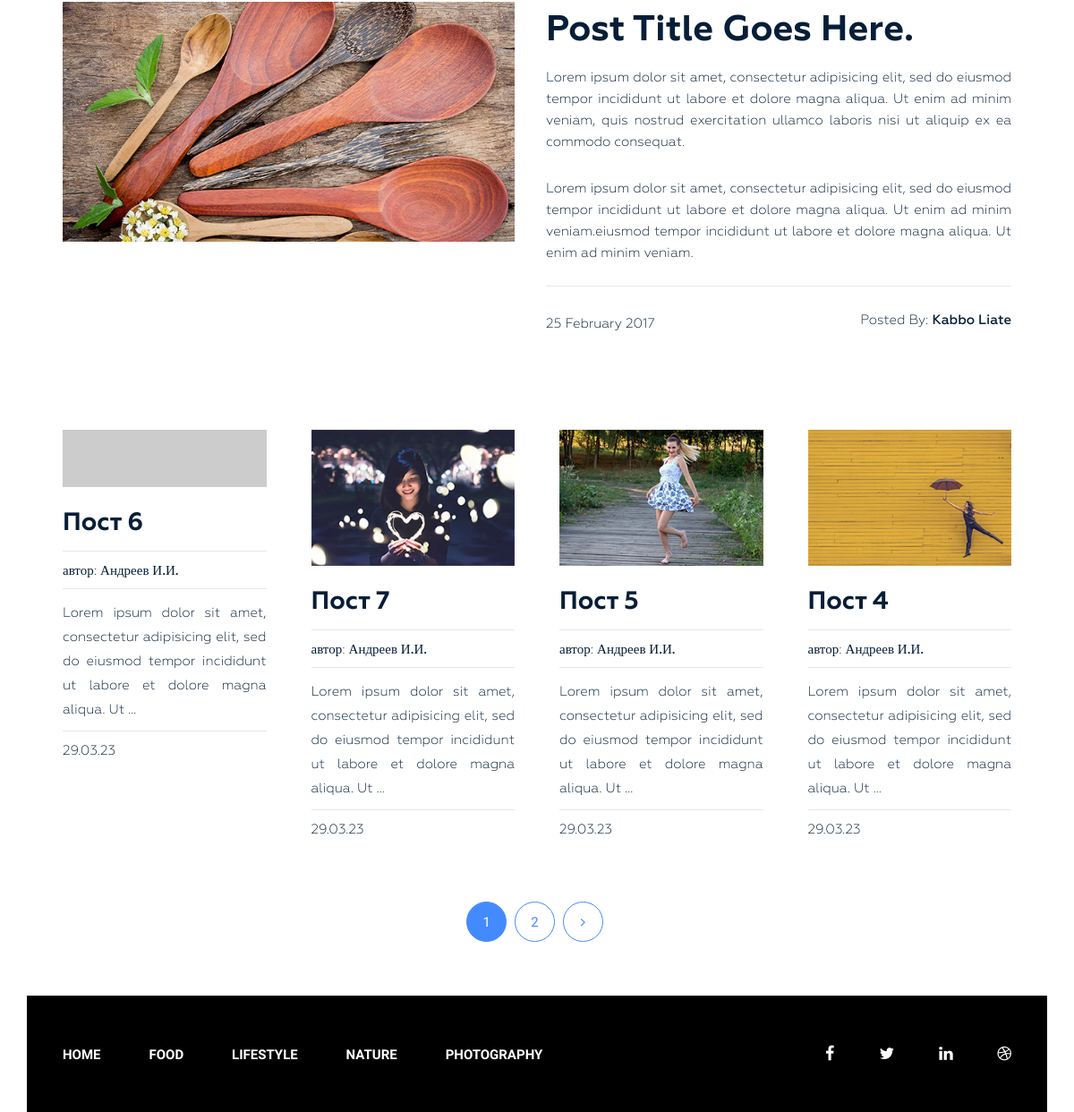
The app's page / (lower part), older data.
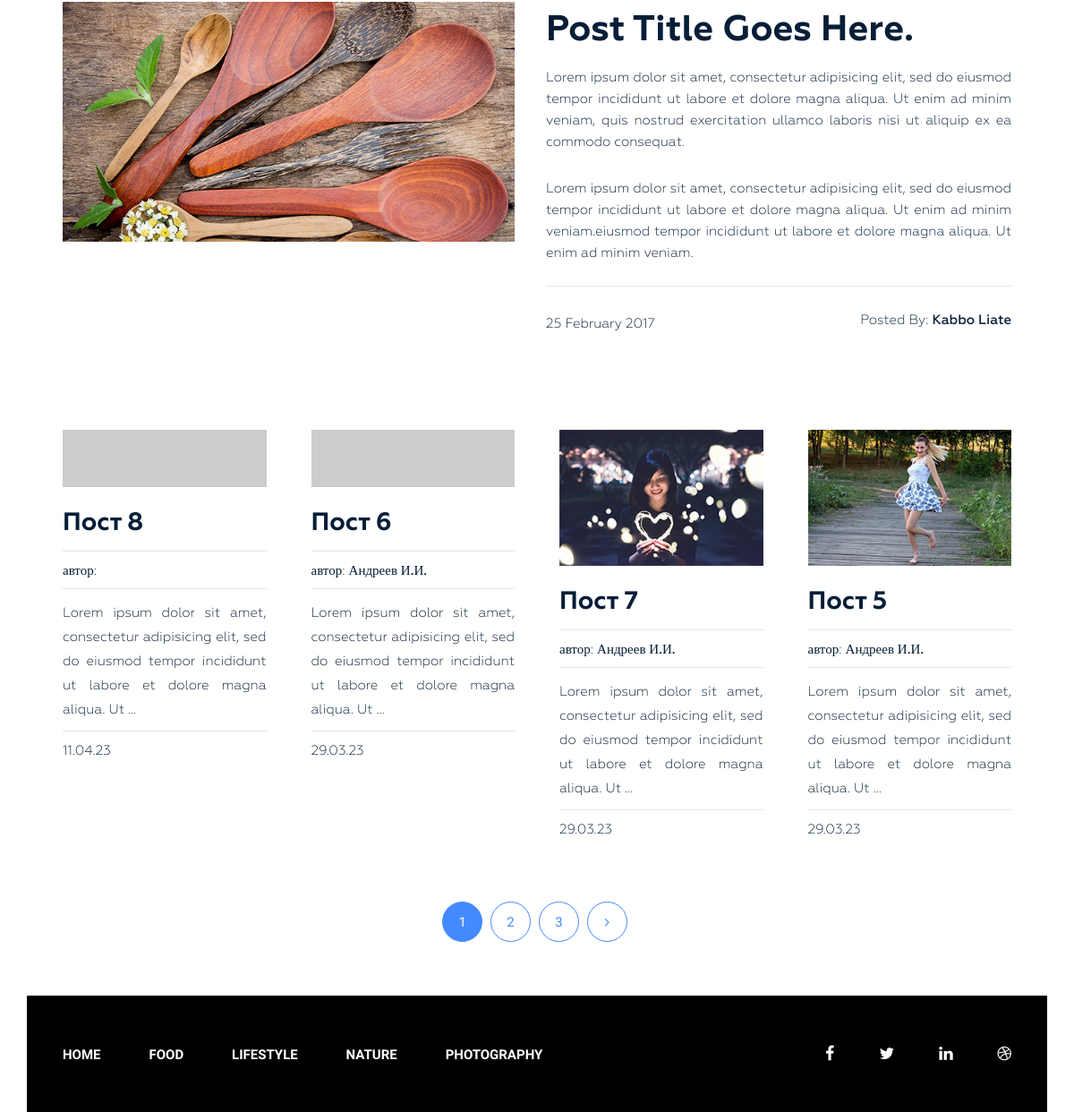
The same page, newer data.
### blog/models.py (models this page shows, shortened)
class Post(models.Model):
    title = models.CharField(max_length=250, verbose_name='Заголовок')
    slug = models.SlugField(max_length=250, verbose_name='url', unique=True)
    author = models.CharField(max_length=100, verbose_name='Автор')
    content = models.TextField(blank=True, verbose_name='Контент')
    created_at = models.DateTimeField(auto_now_add=True, verbose_name='Опубликовано')
    photo = models.ImageField(upload_to='photo/%Y/%m/%d/', blank=True, verbose_name='Фото')
    views = models.IntegerField(default=0, verbose_name='Просмотров')
    category = models.ForeignKey(Category, on_delete=models.PROTECT, related_name='posts', verbose_name='Категория')
    tags = models.ManyToManyField(Tag, blank=True, related_name='posts', verbose_name='Теги')
    def get_absolute_url(self):
        return reverse('post', kwargs={'slug':self.slug})
    class Meta:
        verbose_name = 'Статья'
        verbose_name_plural = 'Статьи'
        ordering = ['-created_at']

class Category(models.Model):
    title = models.CharField(max_length=250)
    slug = models.SlugField(max_length=250, verbose_name='url', unique=True)
    def get_absolute_url(self):
        return reverse('category', kwargs={'slug':self.slug})
    class Meta:
        verbose_name = 'Категория'
        verbose_name_plural = 'Категории'
        ordering = ['title']

### blog/views.py (the view)
# urls.py: path('', Home.as_view(), name='home'),
class Home(ListView):
    model = Post
    template_name = 'blog/index.html'
    context_object_name = 'posts'
    paginate_by = 4
    def get_context_data(self, *, object_list=None, **kwargs):
        context = super().get_context_data(**kwargs)
        context['title'] = 'Classic Blog Design'
        return context

### blog/templatetags/menu.py (called while the page is built)
@register.inclusion_tag('blog/menu_tpl.html')
def show_menu(menu_class='menu'):
    categories = Category.objects.all()
    return {'categories': categories, 'menu_class': menu_class}

### blog/templates/blog/index.html (shortened to what this page needs)
{% extends 'base.html' %}
{% load static %}
{% block content %}
<section class="blog-post-area">
    <div class="container">
        <div class="row">
            <div class="blog-post-area-style">
                <div class="col-md-12">
                    <div class="single-post-big">
                        <div class="big-image">
                            <img src="{% static 'img/post-image1.jpg' %}" alt="">
                        </div>
                        <div class="big-text">
                            <h3><a href="#">Post Title Goes Here.</a></h3>
                            <p>Lorem ipsum dolor sit amet, consectetur adipisicing elit, sed do eiusmod tempor
                                incididunt ut labore et dolore magna aliqua. Ut enim ad minim veniam, quis nostrud
                                exercitation ullamco laboris nisi ut aliquip ex ea commodo consequat.</p>
                            <p>Lorem ipsum dolor sit amet, consectetur adipisicing elit, sed do eiusmod tempor
                                incididunt ut labore et dolore magna aliqua. Ut enim ad minim veniam.eiusmod tempor
                                incididunt ut labore et dolore magna aliqua. Ut enim ad minim veniam.</p>
                            <h4><span class="date">25 February 2017</span><span class="author">Posted By: <span
                                    class="author-name">Kabbo Liate</span></span>
                            </h4>
                        </div>
                    </div>
                </div>
                {% for post in posts %}
                <div class="col-md-3">
                    <div class="single-post">
                        <a href="{{ post.get_absolute_url }}">
                            {% if post.photo %}
                            <img src="{{ post.photo.url }}" alt="{{ post.title }}">
                            {% else %}
                            <img src="https://picsum.photos/id/1060/300/201?blur=2" alt="{{ post.title }}">
                            {% endif %}
                        </a>
                        <h3><a href="{{ post.get_absolute_url }}">{{ post.title }}</a></h3>
                        <h4><span>автор: <span class="author-name">{{ post.author }}</span></span>
                        </h4>
                        {{ post.content|truncatewords_html:20|safe }}
                        <h4><span>{{ post.created_at|date:"d.m.y" }}</span></h4>
                    </div>
                </div>
                {% endfor %}
            </div>
        </div>
    </div>
    {% if page_obj.has_other_pages %}
    <div class="pegination">
        <div class="nav-links">
            {% for p in page_obj.paginator.page_range %}
            {% if page_obj.number == p %}
            <span class="page-numbers current">{{p}}</span>
            {% elif p > page_obj.number|add:-3 and p < page_obj.number|add:3 %}
            <a class="page-numbers" href="?page={{p}}">{{p}}</a>
            {% endif %}
            {% endfor %}
            {% if page_obj.has_next %}
            <a class="page-numbers" href="?page={{ page_obj.next_page_number }}"><i class="fa fa-angle-right"
                                                                                    aria-hidden="true"></i></a>
            {% endif %}
        </div>
    </div>
    {% endif %}
</section>
{% endblock %}

### blog/templates/blog/menu_tpl.html
<div class="{{ menu_class }}">
    <ul>
        <li class="active"><a href="{% url 'home' %}">Home</a></li>
        {% for item in categories %}
        <li><a href="{{ item.get_absolute_url }}">{{ item.title }}</a></li>
        {% endfor %}
    </ul>
</div>

Row changes from the older to the newer data that the page shows:
no longer on this page (row unchanged): Post: photo (picture), title "Пост 4", author "Андреев И.И.", content "Lorem ipsum dolor sit amet, consectetur adipisicing elit, sed do eiusmod tempor incididunt ut labore et dolore magna aliqua. Ut …", created_at "29.03.23"
added Post: title "Пост 8", content "Lorem ipsum dolor sit amet, consectetur adipisicing elit, sed do eiusmod tempor incididunt ut labore et dolore magna aliqua. Ut …", created_at "11.04.23"
Text that changed along with them:
new list line: "3"
